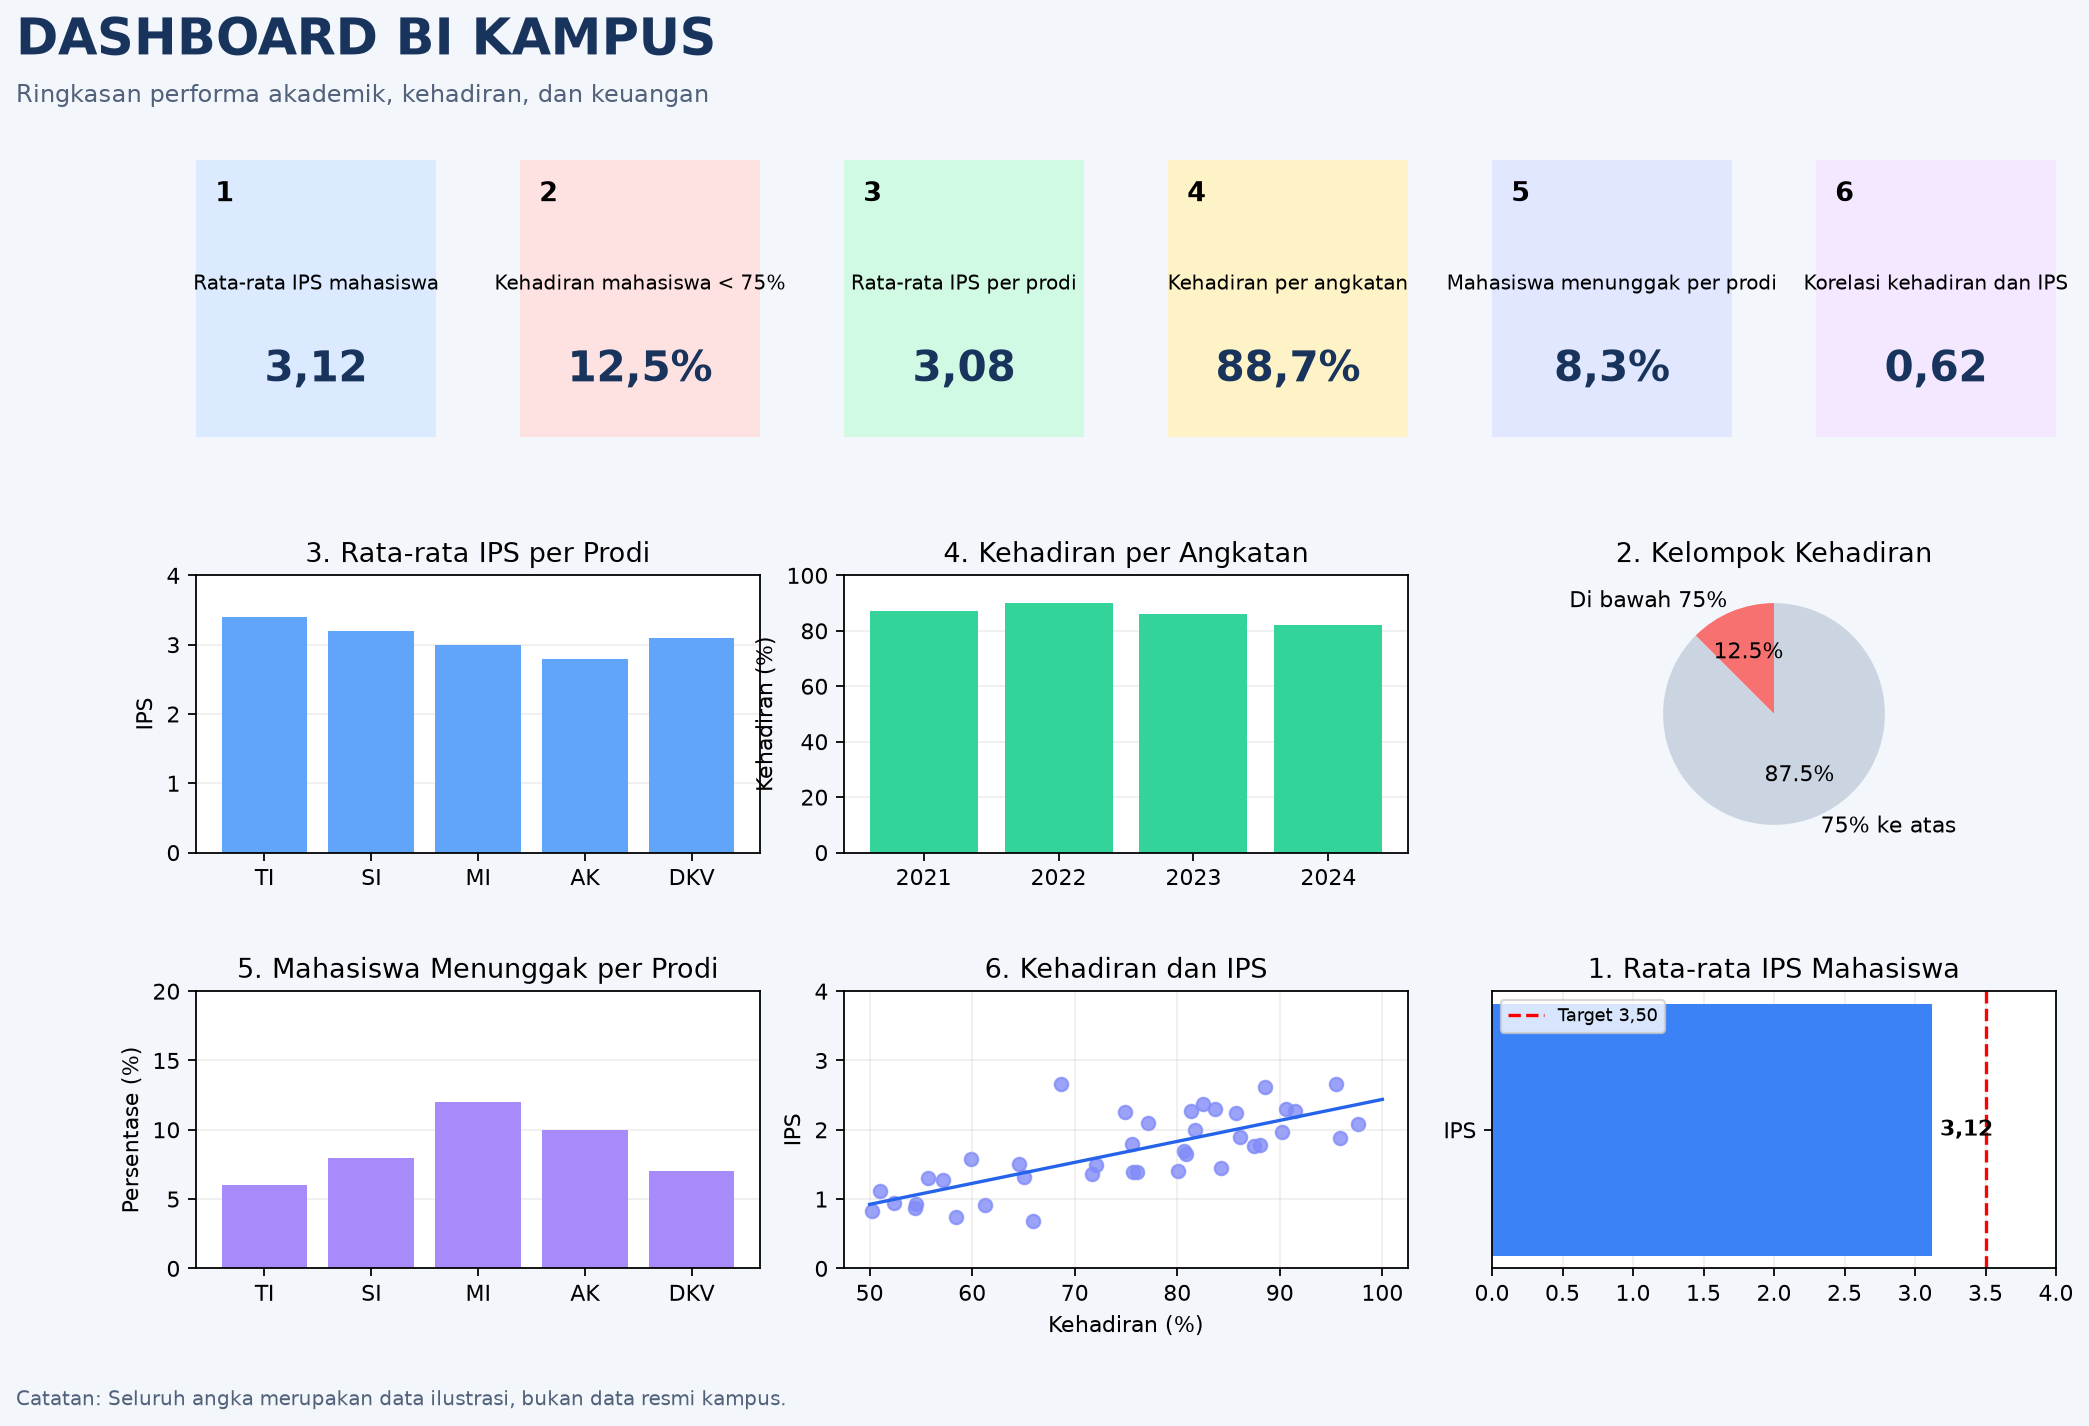

The script that saved this image:

import matplotlib.pyplot as plt
import numpy as np

# Data ilustrasi untuk dashboard BI Kampus
prodi = ["TI", "SI", "MI", "AK", "DKV"]
ips_prodi = [3.4, 3.2, 3.0, 2.8, 3.1]
tunggakan = [6, 8, 12, 10, 7]

angkatan = ["2021", "2022", "2023", "2024"]
kehadiran = [87, 90, 86, 82]

fig = plt.figure(figsize=(15, 9), facecolor="#f3f6fb")
grid = fig.add_gridspec(3, 6, hspace=0.5, wspace=0.35)

fig.suptitle(
    "DASHBOARD BI KAMPUS",
    fontsize=23,
    fontweight="bold",
    color="#19345c",
    x=0.05, ha="left"
)

fig.text(
    0.05, 0.92,
    "Ringkasan performa akademik, kehadiran, dan keuangan",
    fontsize=11, color="#52627a"
)

# Enam kartu KPI
kpis = [
    ("1", "Rata-rata IPS mahasiswa", "3,12"),
    ("2", "Kehadiran mahasiswa < 75%", "12,5%"),
    ("3", "Rata-rata IPS per prodi", "3,08"),
    ("4", "Kehadiran per angkatan", "88,7%"),
    ("5", "Mahasiswa menunggak per prodi", "8,3%"),
    ("6", "Korelasi kehadiran dan IPS", "0,62")
]

colors = [
    "#dbeafe", "#fee2e2", "#d1fae5",
    "#fef3c7", "#e0e7ff", "#f3e8ff"
]

for i, (nomor, nama, nilai) in enumerate(kpis):
    ax = fig.add_subplot(grid[0, i])
    ax.set_facecolor(colors[i])
    ax.set_xticks([])
    ax.set_yticks([])

    for spine in ax.spines.values():
        spine.set_visible(False)

    ax.text(
        0.08, 0.85, nomor,
        fontsize=12, fontweight="bold",
        transform=ax.transAxes
    )
    ax.text(
        0.5, 0.55, nama,
        ha="center", va="center",
        fontsize=9, wrap=True,
        transform=ax.transAxes
    )
    ax.text(
        0.5, 0.20, nilai,
        ha="center", fontsize=19,
        fontweight="bold", color="#19345c",
        transform=ax.transAxes
    )

# KPI 3: IPS per program studi
ax = fig.add_subplot(grid[1, :2])
ax.bar(prodi, ips_prodi, color="#60a5fa")
ax.set_title("3. Rata-rata IPS per Prodi")
ax.set_ylabel("IPS")
ax.set_ylim(0, 4)
ax.grid(axis="y", alpha=0.2)
ax.set_axisbelow(True)

# KPI 4: Kehadiran per angkatan
ax = fig.add_subplot(grid[1, 2:4])
ax.bar(angkatan, kehadiran, color="#34d399")
ax.set_title("4. Kehadiran per Angkatan")
ax.set_ylabel("Kehadiran (%)")
ax.set_ylim(0, 100)
ax.grid(axis="y", alpha=0.2)
ax.set_axisbelow(True)

# KPI 2: Mahasiswa dengan kehadiran rendah
ax = fig.add_subplot(grid[1, 4:6])
ax.pie(
    [12.5, 87.5],
    labels=["Di bawah 75%", "75% ke atas"],
    autopct="%1.1f%%",
    colors=["#f87171", "#cbd5e1"],
    startangle=90
)
ax.set_title("2. Kelompok Kehadiran")

# KPI 5: Tunggakan per prodi
ax = fig.add_subplot(grid[2, :2])
ax.bar(prodi, tunggakan, color="#a78bfa")
ax.set_title("5. Mahasiswa Menunggak per Prodi")
ax.set_ylabel("Persentase (%)")
ax.set_ylim(0, 20)
ax.grid(axis="y", alpha=0.2)
ax.set_axisbelow(True)

# KPI 6: Korelasi kehadiran dan IPS
np.random.seed(10)
x = np.random.uniform(50, 100, 40)
y = 1 + 0.025 * (x - 50) + np.random.normal(0, 0.5, 40)
y = np.clip(y, 0, 4)

ax = fig.add_subplot(grid[2, 2:4])
ax.scatter(x, y, color="#818cf8", alpha=0.8)
garis = np.polyfit(x, y, 1)
ax.plot(
    [50, 100],
    np.polyval(garis, [50, 100]),
    color="#2563eb"
)
ax.set_title("6. Kehadiran dan IPS")
ax.set_xlabel("Kehadiran (%)")
ax.set_ylabel("IPS")
ax.set_ylim(0, 4)
ax.grid(alpha=0.2)

# KPI 1: Rata-rata IPS seluruh mahasiswa
ax = fig.add_subplot(grid[2, 4:6])
ax.set_title("1. Rata-rata IPS Mahasiswa")
ax.barh(["IPS"], [3.12], color="#3b82f6")
ax.set_xlim(0, 4)
ax.text(3.12, 0, " 3,12", va="center", fontweight="bold")
ax.axvline(3.5, color="red", linestyle="--", label="Target 3,50")
ax.legend(fontsize=8)
ax.grid(axis="x", alpha=0.2)
ax.set_axisbelow(True)

fig.text(
    0.05, 0.015,
    "Catatan: Seluruh angka merupakan data ilustrasi, bukan data resmi kampus.",
    fontsize=9, color="#52627a"
)

plt.savefig(
    "dashboard_bi_kampus.png",
    dpi=160,
    bbox_inches="tight"
)

plt.show()
